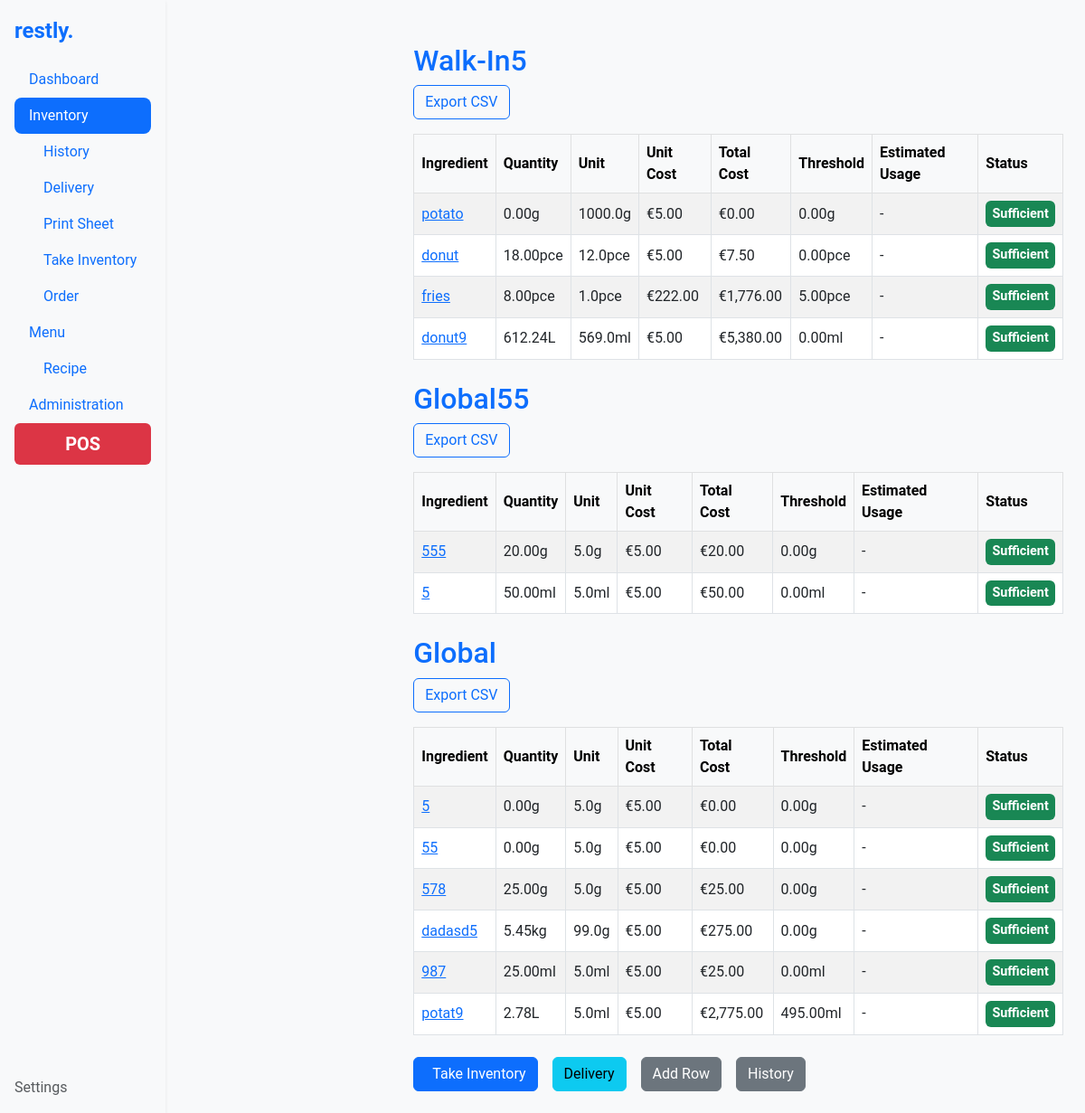
The app's page /inventory/, older data.
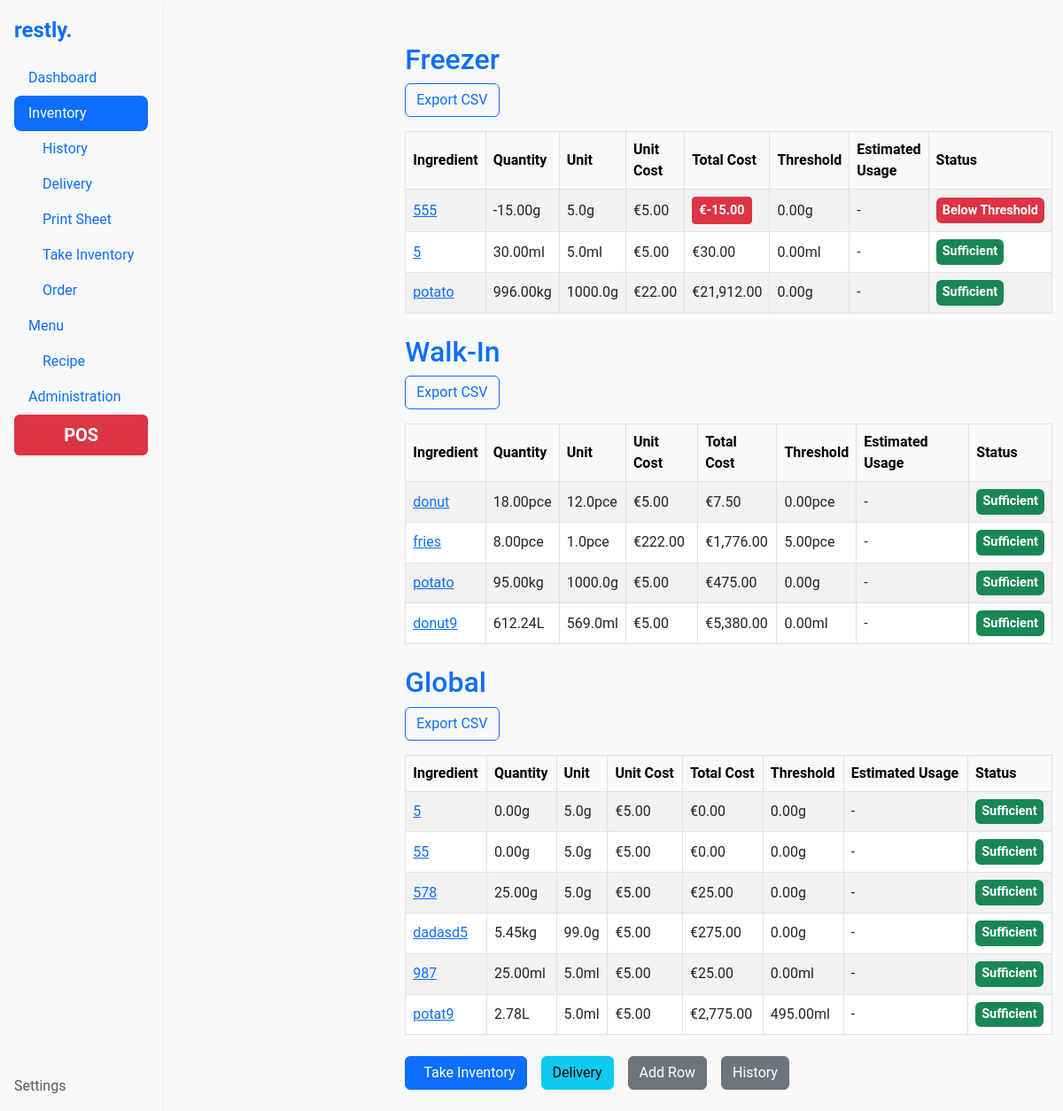
The same page, newer data.
### inventory/models.py (models this page shows, shortened)
class Category(models.Model):
    name = models.CharField(max_length=100, unique=True, default="global")
    slug = models.SlugField(max_length=100, unique=True, blank=True)
    order = models.PositiveIntegerField(default=1)
    class Meta:
        ordering = ['order']

class Ingredient(models.Model):
    UNIT_TYPES = [
        ('g', 'gram'),
        ('ml', 'milliliter'),
        ('pce', 'piece'),
        ('cm', 'centimeter'),
        ('oz', 'ounce'),
        ('fl_oz', 'fluid ounce'),
        ('in', 'inch'),
    ]
    name = models.CharField(max_length=255)
    slug = models.SlugField(max_length=255, unique=True, blank=True)
    quantity = models.FloatField()  # Quantity in stock
    threshold = models.FloatField(default=0)  # Minimum threshold for inventory
    category = models.ForeignKey('Category', on_delete=models.CASCADE)
    unit_type = models.CharField(max_length=10, choices=UNIT_TYPES)
    unit_multiplier = models.FloatField()  # Multiplier for unit type
    unit_cost = models.FloatField()  # Cost per unit
    estimated_usage = models.FloatField(null=True, blank=True)  # Optional, estimated usage per day
    total_cost = models.DecimalField(max_digits=12, decimal_places=2, editable=False)
    history = HistoricalRecords()
    order = models.PositiveIntegerField(default=1)
    change_source = models.CharField(max_length=50, blank=True, null=True)
    class Meta:
        ordering = ['order']
        unique_together = ('name', 'category')
    @property
    def converted_quantity(self):
        return self._convert_unit(self.quantity)
    @property
    def converted_threshold(self):
        return self._convert_unit(self.threshold)
    @property
    def is_below_threshold(self):
        return self.quantity < self.threshold
    def _convert_unit(self, value):
        metric_conversion_factors = {
            'g': Decimal('1000'),       # 1000 grams = 1 kg
            'ml': Decimal('1000'),      # 1000 milliliters = 1 liter
            'cm': Decimal('100'),       # 100 cm = 1 m
        }
        imperial_conversion_factors = {
            'oz': Decimal('16'),        # 16 ounces = 1 pound
            'fl_oz': Decimal('128'),    # 128 fluid ounces = 1 gallon
            'in': Decimal('12'),        # 12 inches = 1 foot
        }
        if self.unit_type in metric_conversion_factors:
            conversion_factor = metric_conversion_factors[self.unit_type]
            higher_unit = {'g': 'kg', 'ml': 'L', 'cm': 'm'}.get(self.unit_type, self.unit_type)
        elif self.unit_type in imperial_conversion_factors:
            conversion_factor = imperial_conversion_factors[self.unit_type]
            higher_unit = {'oz': 'lb', 'fl_oz': 'gal', 'in': 'ft'}.get(self.unit_type, self.unit_type)
        else:
            conversion_factor = Decimal('1')
            higher_unit = self.unit_type
        base_qty = Decimal(value) * Decimal(self.unit_multiplier)
        if base_qty < conversion_factor:
            return f"{base_qty.quantize(Decimal('.01'), rounding=ROUND_HALF_UP)}{self.unit_type}"
        converted_qty = base_qty / conversion_factor
        return f"{converted_qty.quantize(Decimal('.01'), rounding=ROUND_HALF_UP)}{higher_unit}"

### settings/models.py (models this page shows, shortened)
class Settings(models.Model):
    currency_type = models.CharField(
        max_length=3,
        choices=[
            ('USD', '$'),
            ('EUR', '€'),
            ('GBP', '£'),
        ],
        default='EUR'
    )

### inventory/views.py (the view)
# urls.py: path('', views.ingredient_list, name='inventory'),
def ingredient_list(request):
    categories = Category.objects.prefetch_related(
        models.Prefetch('ingredient_set', queryset=Ingredient.objects.order_by('order'))
    )
    settings_instance = Settings.objects.first()
    storage = get_messages(request)
    messages_list = list(storage)
    success_messages = [message for message in messages_list if 'success' in message.tags]
    error_messages = [message for message in messages_list if 'error' in message.tags]
    if success_messages:
        display_message = success_messages[0]  # Show the first success message if it exists
    elif error_messages:
        display_message = error_messages[0]  # Otherwise, show the first error message
    else:
        display_message = None  # If no success or error messages, show nothing
    context = {
        'categories': categories,
        'settings': settings_instance,
    }
    return render(request, 'inventory/ingredient_list.html', context)

### inventory/templatetags/custom_filters.py (called while the page is built)
@register.filter
def abs_value(value):
    try:
        return abs(value)
    except (ValueError, TypeError):
        return value

### inventory/templates/inventory/ingredient_list.html (shortened to what this page needs)
{% extends 'base.html' %}
{% load humanize %}
{% load custom_filters %}
{% block content %}
{% for category in categories %}
    <h2 class="mt-4 text-primary">{{ category.name|title }}</h2>
    <div class="mb-3">
        <a href="{% url 'export_inventory' 'csv' %}" class="btn btn-outline-primary">
             Export CSV
        </a>
    </div>
    <table class="table table-bordered table-hover table-striped align-middle">
        <thead class="table-light">
            <tr>
                <th>Ingredient</th>
                <th>Quantity</th>
                <th>Unit</th>
                <th>Unit Cost</th>
                <th>Total Cost</th>
                <th>Threshold</th>
                <th>Estimated Usage</th>
                <th>Status</th>
            </tr>
        </thead>
        <tbody>
            {% for ingredient in category.ingredient_set.all %}
            <tr>
                <td>
                    <a href="{% url 'ingredient_details' category.slug ingredient.slug %}">
                        {{ ingredient.name }}
                    </a>
                </td>
                <td>{{ ingredient.converted_quantity }}</td>
                <td>{{ ingredient.unit_multiplier }}{{ ingredient.unit_type }}</td>
                <td>{{ settings.get_currency_type_display }}{{ ingredient.unit_cost|floatformat:2|intcomma }}</td>
                <td>
                    {% if ingredient.total_cost < 0 %}
                        <span class="badge bg-danger" style="display: inline-block; padding: 0.5em; border: 1px solid #dc3545; border-radius: 4px;">
                            {{ settings.get_currency_type_display }}{{ ingredient.total_cost|floatformat:2|intcomma|slice:":1" }}{{ ingredient.total_cost|abs_value|floatformat:2|intcomma }}
                        </span>
                    {% else %}
                        {{ settings.get_currency_type_display }}{{ ingredient.total_cost|floatformat:2|intcomma }}
                    {% endif %}
                </td>
                <td>{{ ingredient.converted_threshold }}</td>
                <td>{{ ingredient.estimated_usage|default:"-" }}</td>
                <td>
                    {% if ingredient.is_below_threshold %}
                        <span class="badge bg-danger">Below Threshold</span>
                    {% else %}
                        <span class="badge bg-success">Sufficient</span>
                    {% endif %}
                </td>
            </tr>
            {% endfor %}
        </tbody>
    </table>
{% endfor %}
<div class="d-flex gap-3 mt-4">
    <a href="{% url 'take_inventory' %}" class="btn btn-primary"> Take Inventory</a>
    <a href="{% url 'delivery_inventory' %}" class="btn btn-info"> Delivery</a>
    <a href="{% url 'row_add' %}" class="btn btn-secondary"> Add Row</a>
    <a href="{% url 'inventory_history' %}" class="btn btn-secondary"> History</a>
</div>
{% endblock %}

### templates/base.html (shortened to what this page needs)
<!DOCTYPE html>
<html lang="en">
<head>
    {% load static %}
    <link rel="stylesheet" href="https://cdn.jsdelivr.net/npm/bootstrap@5.3.0-alpha1/dist/css/bootstrap.min.css">
    <link rel="stylesheet" href="{% static 'styles.css' %}">
</head>
<body class="d-flex">
    <nav class="sidebar bg-light shadow-sm d-flex flex-column flex-shrink-0 p-3">
        <a href="{% url 'inventory' %}" class="navbar-brand fw-bold text-primary fs-4 mb-3">
            restly.
        </a>
        <ul class="nav nav-pills flex-column mb-auto">
            <li class="nav-item">
                <a href="{% url 'inventory' %}" class="nav-link {% if request.resolver_match.url_name == 'dashboard' %}active{% endif %}">
                     Dashboard
                </a>
            </li>
            <li class="nav-item">
                <a href="{% url 'inventory' %}" class="nav-link {% if 'inventory' in request.path %}active{% endif %}">
                     Inventory
                </a>
                <ul class="nav flex-column ms-3">
                    <li><a href="{% url 'inventory_history' %}" class="nav-link"> History</a></li>
                    <li><a href="{% url 'delivery_inventory' %}" class="nav-link"> Delivery</a></li>
                    <li><a href="{% url 'print_inventory' %}" class="nav-link"> Print Sheet</a></li>
                    <li><a href="{% url 'take_inventory' %}" class="nav-link"> Take Inventory</a></li>
                    <li><a href="{% url 'order_inventory' %}" class="nav-link"> Order</a></li>
                </ul>
            </li>
            <li class="nav-item">
                <a href="{% url 'menu_list' %}" class="nav-link {% if 'menu' in request.path %}active{% endif %}">
                     Menu
                </a>
                <ul class="nav flex-column ms-3">
                    <li><a href="{% url 'inventory' %}" class="nav-link"> Recipe</a></li>
                </ul>
            </li>
            <li class="nav-item">
                <a href="{% url 'inventory' %}" class="nav-link">
                     Administration
                </a>
            </li>
            <li class="nav-item">
                <a href="{% url 'inventory' %}" class="nav-link bg-danger text-white text-center fw-bold fs-5">
                     POS
                </a>
            </li>
        </ul>
        <a href="{% url 'settings' %}" class="nav-link text-muted mt-auto">
             Settings
        </a>
    </nav>
    <div class="flex-grow-1 p-4">
        {% block content %}{% endblock %}
    </div>
</body>
</html>

### templates/styles.css (style rules this page uses)
body { font-family: 'Roboto', sans-serif; background-color: #f8f9fa; }
.navbar-brand { font-weight: bold; }
.table th, .table td { vertical-align: middle; }
.badge { font-size: 0.9rem; padding: 0.5em; }
.table { margin-bottom: 0; }
.btn-primary { display: inline-flex; align-items: center; gap: 0.5rem; }
.flex-grow-1 { margin-left: 250px; }
.nav-link.active { background-color: rgba(255, 255, 255, 0.25); border-radius: 0.5rem; }

Row changes from the older to the newer data that the page shows:
changed Category: name "Global55" → "Freezer"; moves up the list
changed Ingredient (number 1 of 13 on the later page): converted_quantity "20.00g" → "-15.00g"; total_cost|abs_value (not shown) → "15.00"; total_cost "20.00" → "-"; quantity "Sufficient" → "Below Threshold"
changed Ingredient (number 2 of 13 on the later page): converted_quantity "50.00ml" → "30.00ml"; total_cost "50.00" → "30.00"
added Ingredient: name "potato", converted_quantity "996.00kg", unit_multiplier "1000.0", unit_type "g", {{ settings.get_currency_type_display }} "€", unit_cost "22.00", total_cost "21,912.00", converted_threshold "0.00g", estimated_usage "-", shows "Sufficient", shown under Category "Freezer"
changed Category: name "Walk-In5" → "Walk-In"
changed Ingredient (number 6 of 13 on the later page): converted_quantity "0.00g" → "95.00kg"; total_cost "0.00" → "475.00"; moves down the list
